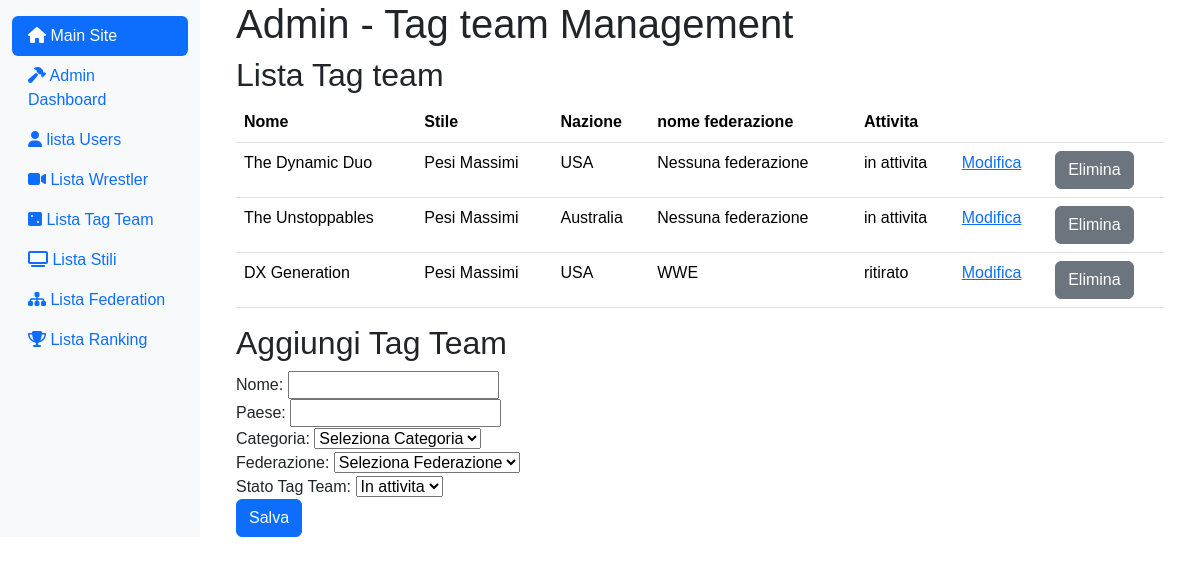
The app's page /index.php?page=admin_tag_team (signed in) with its own data.
### tables this page shows
CREATE TABLE `tag_teams` (
  `id_tag_team` int(11) NOT NULL,
  `name` varchar(200) DEFAULT NULL,
  `country` varchar(200) DEFAULT NULL,
  `category_id` int(11) DEFAULT NULL,
  `federation_id` int(11) DEFAULT NULL,
  `is_active` tinyint(1) DEFAULT 1
);

CREATE TABLE `federations` (
  `id_federation` int(11) NOT NULL,
  `name` varchar(200) DEFAULT NULL,
  `description` text DEFAULT NULL
);

### app/Controllers/TagTeamController.php (called while the page is built, shortened)
<?php
class TagTeamController {
    private $TagTeamDAO;
    public function __construct() {
        $this->TagTeamDAO = new TagTeamDAO();
    }
    public function getAllTagTeams($order = 'name') {
        return $this->TagTeamDAO->getAllTagTeams($order);
    }
}

### app/Core/DB.php (called while the page is built, shortened)
<?php
class DB {
    protected function connect (){
        try {
            $localHost = $_ENV['DB_HOST'];
            $dbname = $_ENV['DB_NAME'];
            $user = $_ENV['DB_USER'];
            $pass = $_ENV['DB_PASS'];
            $conn = new PDO("mysql:host=".$localHost.";dbname=".$dbname.";",$user, $pass);
            return $conn;
        } catch (PDOException $e) {
            echo $e->getMessage() . "<br> Database Connection Error";
            die();
        }
    }
}
?>

### app/DAO/TagTeamDao.php (called while the page is built, shortened)
<?php
class TagTeamDAO extends DB {
    public function getAllTagTeams($includeInactive = false) {
        $sql = "SELECT tt.id_tag_team, tt.name, tt.country, IFNULL(c.name, 'Pesi Massimi') AS category_name, f.name AS federation_name, tt.federation_id, tt.is_active
                FROM tag_teams tt
                LEFT JOIN categories c ON tt.category_id = c.category_id
                LEFT JOIN federations f ON tt.federation_id = f.id_federation";
        $stmt = $this->connect()->prepare($sql);
        $stmt->execute();
        return $stmt->fetchAll(PDO::FETCH_ASSOC);
    }
}

### resources/Views/admin/admin_tag_team.php (the view, shortened to what this page needs)
<?php
$tagTeams = $tagTeamController->getAllTagTeams();
?>
<div class="col-md-9 ms-sm-auto col-lg-10 px-md-4">
    <div class="container">
            <h1>Admin - Tag team Management</h1>
            <div class="row">
                <div class="col-md-12">
                    <h2>Lista Tag team</h2>
                    <table class="table">
                        <thead>
                            <tr>
                                <th>Nome</th>
                                <th>Stile</th>
                                <th>Nazione</th>
                                <th>nome federazione</th>
                                <th>Attivita</th>
                                <th></th>
                                <th></th>
                            </tr>
                        </thead>
                        <tbody>
                            <?php foreach ($tagTeams as $tagTeam): ?>
                                <tr>
                                    <td>
                                        <?php echo htmlspecialchars($tagTeam['name']); ?>
                                    </td>
                                    <td>
                                        <?php echo htmlspecialchars($tagTeam['category_name']); ?>
                                    </td>
                                    <td>
                                        <?php echo htmlspecialchars($tagTeam['country']); ?>
                                    </td>
                                    <td>
                                        <?php
                                            echo (!empty($tagTeam['federation_name'])) ? htmlspecialchars($tagTeam['federation_name']) : 'Nessuna federazione';
                                        ?>
                                    </td>
                                    <td>
                                        <?php if ($tagTeam['is_active'] === 1): ?>
                                            <?php echo 'in attivita'; ?>
                                        <?php else : ?>
                                            <?php echo 'ritirato'; ?>
                                        <?php endif; ?>
                                    </td>
                                    <td>
                                        <a href="index.php?page=admin_edit_tag_team&id_tag_team=<?php echo $tagTeam['id_tag_team']; ?>">Modifica</a>
                                    </td>
                                    <td>
                                        <form action="" method="post">
                                            <button class="btn btn-secondary" type="submit" name="delete" onclick="return confirm('Sei sicuro di voler eliminare questo Tag Team?');">Elimina</button>
                                        </form>
                                    </td>
                                </tr>
                            <?php endforeach; ?>
                        </tbody>
                    </table>
                </div>
             </div>
            <div class="row">
                <div class="col-md-12">
                    <h2>Aggiungi Tag Team</h2>
                    <form action="" method="post">
                        <div class="form-group">
                            <label for="name">Nome:</label>
                            <input type="text" name="name" id="name" required>
                        </div>
                        <div class="form-group">
                            <label for="country">Paese:</label>
                            <input type="text" name="country" id="country">
                        </div>
                        <div class="form-group">
                            <label for="category">Categoria:</label>
                            <select name="category_id" id="category">
                                <option value="">Seleziona Categoria</option>
                            </select>
                        </div>
                        <div class="form-group">
                            <label for="federation">Federazione:</label>
                            <select name="federation_id" id="federation">
                                <option value="">Seleziona Federazione</option>
                            </select>
                        </div>
                        <div class="form-group">
                            <label for="is_active">Stato Tag Team:</label>
                            <select name="is_active" id="is_active">
                                <option value="1">In attivita</option>
                            </select>
                        </div>
                        <button type="submit" name="add_tag_team" class="btn btn-primary">Salva</button>
                    </form>
                </div>
            </div>
    </div>
</div>

### records on screen
tag_teams: name "The Dynamic Duo", category_name "Pesi Massimi", country "USA", shows "Nessuna federazione", is_active "in attivita"
tag_teams: name "The Unstoppables", category_name "Pesi Massimi", country "Australia", shows "Nessuna federazione", is_active "in attivita"
tag_teams: name "DX Generation", category_name "Pesi Massimi", country "USA", federation.name "WWE", is_active "ritirato"
